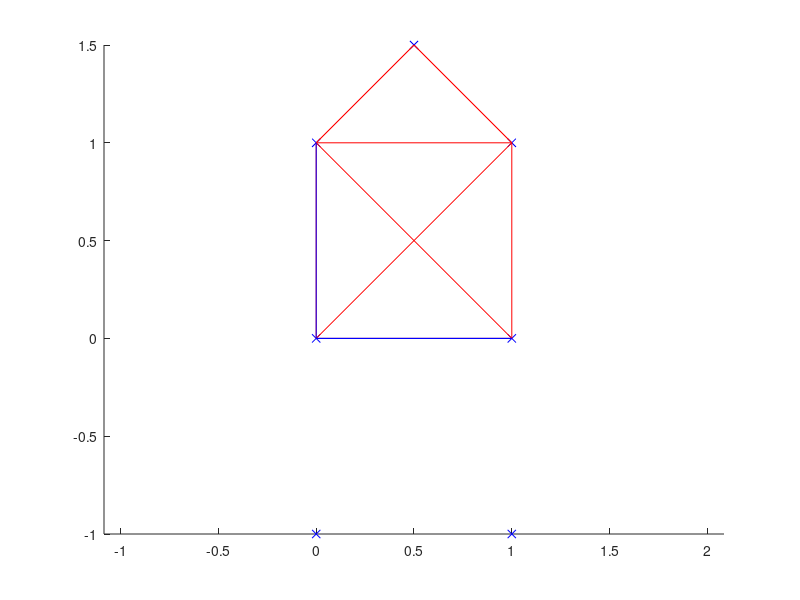
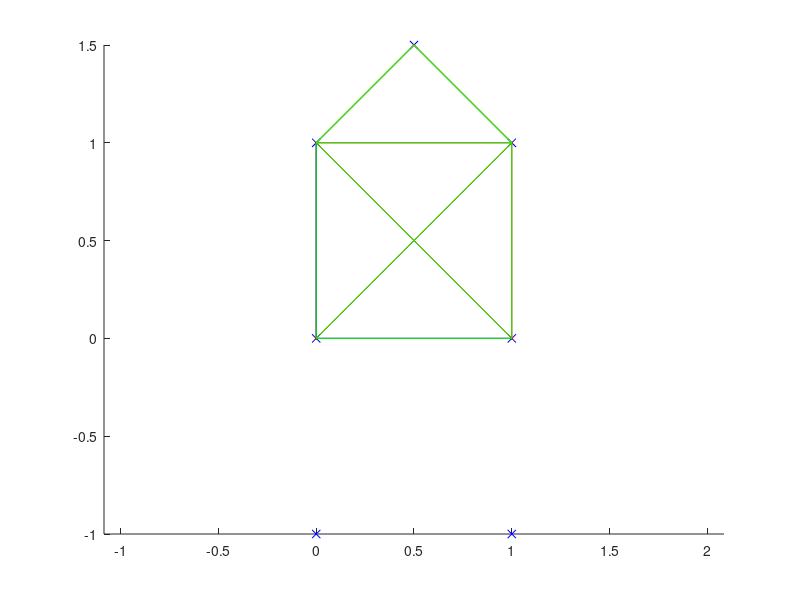
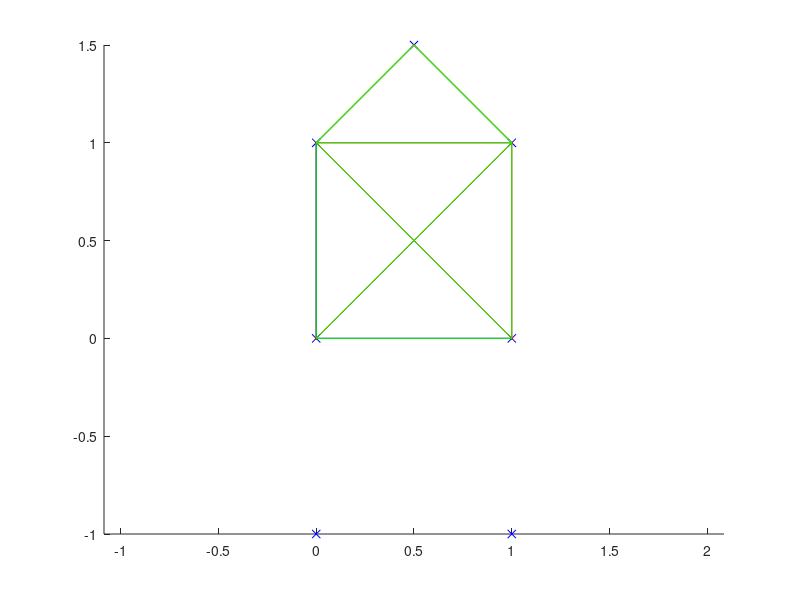
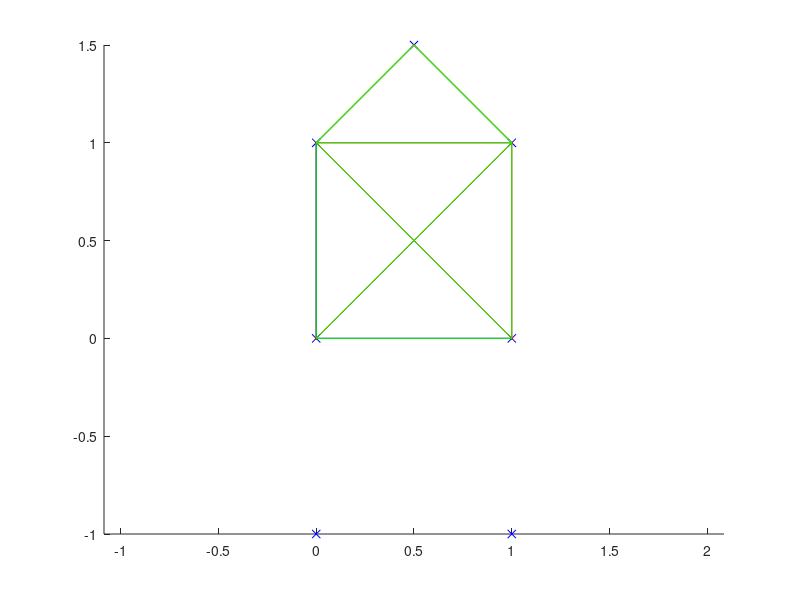

MATLAB code for these plots, in order:
% points of the "nikolaus haus"
p1 = [0,0]';
p2 = [1,0]';
p3 = [0,1]';
p4 = [1,1]';
p5 = [0.5,1.5]';
p6 = [0,-1]';
p7 = [1,-1]';

%sequencial arrangement of the points to plot them
p=[p1,p2,p3,p4,p5,p6,p7];

%define the axes in x and y direction
paxes=[p1,p2,p1,p3];

%define the right order to plot the correct house
pnikolaus = [p1,p2,p4,p5,p3,p1,p4,p3,p2];

% extend the points to homogeneous coordinates
pnikolaus(3,:) = 1;

figure(1);
axis equal;
hold on;

% plot simple house
plot(p(1,:),p(2,:),'bx');
plot(pnikolaus(1,:),pnikolaus(2,:),'r-');
plot(paxes(1,:),paxes(2,:),'b-');

% -----
% plot translated house by the vector (2,3)'
figure(2);
axis equal;
hold on;

% TODO: define 3x3 transformation matrix A1 that translates the point set
% pnikolaus by (2,3)'


% TODO: transform the pnikolaus point set with the translation matrix A1
nik1 = pnikolaus; %%

% plot the original and the translated house in the same figure
plot(p(1,:),p(2,:),'bx')
plot(pnikolaus(1,:),pnikolaus(2,:),'r.-')
plot(paxes(1,:),paxes(2,:),'b-')
plot(nik1(1,:),nik1(2,:),'g-')

%-----
% plot rotated house by 45degree CCW (pi/4)  
figure(3);
axis equal;
hold on;

% TODO: define the 3x3 transformation matrix that rotates counter clockwise
% with 45 degrees (pi/4)


% TODO: transform the pnikolaus point set with the rotation matrix
nik2 = pnikolaus; %%

% plot the original and the rotated house in the same figure
plot(p(1,:),p(2,:),'bx')
plot(pnikolaus(1,:),pnikolaus(2,:),'r.-')
plot(paxes(1,:),paxes(2,:),'b-')
plot(nik2(1,:),nik2(2,:),'g-')

% -----
% Concardinate the transformations in different orders
% 1) first translation than rotation in world coordinates
figure(4);
axis equal;
hold on;

% TODO: transform the pnikolaus point set where first the rotation A2 and
% afterwards the translation A1 is performed in world coordinates
nik3 = pnikolaus; %%

plot(p(1,:),p(2,:),'bx')
plot(pnikolaus(1,:),pnikolaus(2,:),'r.-')
plot(paxes(1,:),paxes(2,:),'b-')
plot(nik3(1,:),nik3(2,:),'g-')

% 2) first rotation than translation in world coordinates
figure(5);
axis equal;
hold on;

% TODO: transform the pnikolaus point set where first the translation A1 and
% afterwards the rotation A2 is performed in world coordinates
nik4 = pnikolaus; %%

plot(p(1,:),p(2,:),'bx')
plot(pnikolaus(1,:),pnikolaus(2,:),'r.-')
plot(paxes(1,:),paxes(2,:),'b-')
plot(nik4(1,:),nik4(2,:),'g-')

% 3) combine both transformations in one single matrix
figure(6);
axis equal;
hold on;

% TODO: create one single matrix A3 that containts the above specified
% rotation in the upper left 2x2 matrix and the translation specified above
% in the first two rows of the last column


% TODO: transform the pnikolaus point set with the A3 matrix
nik5 = pnikolaus; %%

plot(p(1,:),p(2,:),'bx')
plot(pnikolaus(1,:),pnikolaus(2,:),'r.-')
plot(paxes(1,:),paxes(2,:),'b-')
plot(nik5(1,:),nik5(2,:),'g-')

% ------
% affine transformation
figure(7);
axis equal;
hold on;

% affine transformation matrix A4
A4 = [1.6 0.1 1.5; ...
      0.3 1.5 0.5; ...
      0 0 1];

% TODO: transform the pnikolaus point set with the affine A4 matrix  
nik6 = pnikolaus; %%

plot(p(1,:),p(2,:),'bx')
plot(pnikolaus(1,:),pnikolaus(2,:),'r.-')
plot(paxes(1,:),paxes(2,:),'b-')
plot(nik6(1,:),nik6(2,:),'g-')


% -----  
% projective transformation
figure(8);
axis equal;
hold on;

% projective transformation matrix A5
A5 = [1.6 0.1 1.5; ...
      0.3 1.5 0.5; ...
      0.2 0.3 1];

%TODO: transform the points pnikolaus by the projective transformation A5
nik7 = pnikolaus; %%

for i=1:size(nik7,2)
% TODO: normalize the points after the projective transformation. Each point
% has to be devided by the entry in its third row. (to validate the result
% see if the last row is throughout all points 1)
    
end


plot(p(1,:),p(2,:),'bx')
plot(pnikolaus(1,:),pnikolaus(2,:),'r.-')
plot(paxes(1,:),paxes(2,:),'b-')
plot(nik7(1,:),nik7(2,:),'g-')

